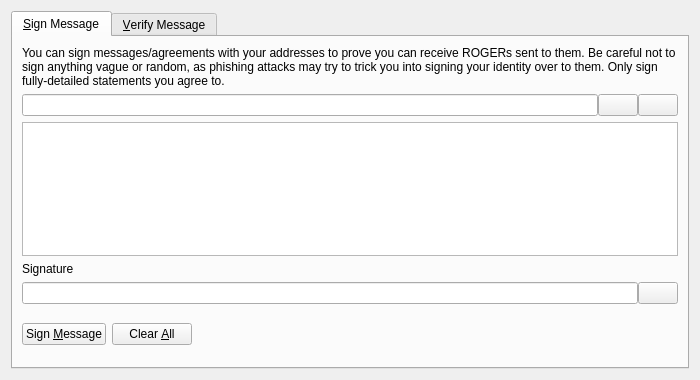
<?xml version="1.0" encoding="UTF-8"?>
<ui version="4.0">
 <class>SignVerifyMessageDialog</class>
 <widget class="QDialog" name="SignVerifyMessageDialog">
  <property name="geometry">
   <rect>
    <x>0</x>
    <y>0</y>
    <width>700</width>
    <height>380</height>
   </rect>
  </property>
  <property name="windowTitle">
   <string>Signatures - Sign / Verify a Message</string>
  </property>
  <property name="modal">
   <bool>true</bool>
  </property>
  <layout class="QVBoxLayout" name="verticalLayout">
   <item>
    <widget class="QTabWidget" name="tabWidget">
     <property name="currentIndex">
      <number>0</number>
     </property>
     <widget class="QWidget" name="tabSignMessage">
      <attribute name="title">
       <string>&amp;Sign Message</string>
      </attribute>
      <layout class="QVBoxLayout" name="verticalLayout_SM">
       <item>
        <widget class="QLabel" name="infoLabel_SM">
         <property name="text">
          <string>You can sign messages/agreements with your addresses to prove you can receive ROGERs sent to them. Be careful not to sign anything vague or random, as phishing attacks may try to trick you into signing your identity over to them. Only sign fully-detailed statements you agree to.</string>
         </property>
         <property name="textFormat">
          <enum>Qt::PlainText</enum>
         </property>
         <property name="wordWrap">
          <bool>true</bool>
         </property>
        </widget>
       </item>
       <item>
        <layout class="QHBoxLayout" name="horizontalLayout_1_SM">
         <property name="spacing">
          <number>0</number>
         </property>
         <item>
          <widget class="QValidatedLineEdit" name="addressIn_SM">
           <property name="toolTip">
            <string>The ROGER address to sign the message with</string>
           </property>
          </widget>
         </item>
         <item>
          <widget class="QPushButton" name="addressBookButton_SM">
           <property name="toolTip">
            <string>Choose previously used address</string>
           </property>
           <property name="text">
            <string/>
           </property>
           <property name="icon">
            <iconset resource="../bitcoin.qrc">
             <normaloff>:/icons/address-book</normaloff>:/icons/address-book</iconset>
           </property>
           <property name="shortcut">
            <string>Alt+A</string>
           </property>
           <property name="autoDefault">
            <bool>false</bool>
           </property>
          </widget>
         </item>
         <item>
          <widget class="QPushButton" name="pasteButton_SM">
           <property name="toolTip">
            <string>Paste address from clipboard</string>
           </property>
           <property name="text">
            <string/>
           </property>
           <property name="icon">
            <iconset resource="../bitcoin.qrc">
             <normaloff>:/icons/editpaste</normaloff>:/icons/editpaste</iconset>
           </property>
           <property name="shortcut">
            <string>Alt+P</string>
           </property>
           <property name="autoDefault">
            <bool>false</bool>
           </property>
          </widget>
         </item>
        </layout>
       </item>
       <item>
        <widget class="QPlainTextEdit" name="messageIn_SM">
         <property name="toolTip">
          <string>Enter the message you want to sign here</string>
         </property>
        </widget>
       </item>
       <item>
        <widget class="QLabel" name="signatureLabel_SM">
         <property name="text">
          <string>Signature</string>
         </property>
         <property name="textFormat">
          <enum>Qt::PlainText</enum>
         </property>
        </widget>
       </item>
       <item>
        <layout class="QHBoxLayout" name="horizontalLayout_2_SM">
         <property name="spacing">
          <number>0</number>
         </property>
         <item>
          <widget class="QLineEdit" name="signatureOut_SM">
           <property name="font">
            <font>
             <italic>true</italic>
            </font>
           </property>
           <property name="readOnly">
            <bool>true</bool>
           </property>
          </widget>
         </item>
         <item>
          <widget class="QPushButton" name="copySignatureButton_SM">
           <property name="toolTip">
            <string>Copy the current signature to the system clipboard</string>
           </property>
           <property name="text">
            <string/>
           </property>
           <property name="icon">
            <iconset resource="../bitcoin.qrc">
             <normaloff>:/icons/editcopy</normaloff>:/icons/editcopy</iconset>
           </property>
           <property name="autoDefault">
            <bool>false</bool>
           </property>
          </widget>
         </item>
        </layout>
       </item>
       <item>
        <layout class="QHBoxLayout" name="horizontalLayout_3_SM">
         <item>
          <widget class="QPushButton" name="signMessageButton_SM">
           <property name="toolTip">
            <string>Sign the message to prove you own this ROGER address</string>
           </property>
           <property name="text">
            <string>Sign &amp;Message</string>
           </property>
           <property name="icon">
            <iconset resource="../bitcoin.qrc">
             <normaloff>:/icons/edit</normaloff>:/icons/edit</iconset>
           </property>
           <property name="autoDefault">
            <bool>false</bool>
           </property>
          </widget>
         </item>
         <item>
          <widget class="QPushButton" name="clearButton_SM">
           <property name="toolTip">
            <string>Reset all sign message fields</string>
           </property>
           <property name="text">
            <string>Clear &amp;All</string>
           </property>
           <property name="icon">
            <iconset resource="../bitcoin.qrc">
             <normaloff>:/icons/remove</normaloff>:/icons/remove</iconset>
           </property>
           <property name="autoDefault">
            <bool>false</bool>
           </property>
          </widget>
         </item>
         <item>
          <spacer name="horizontalSpacer_1_SM">
           <property name="orientation">
            <enum>Qt::Horizontal</enum>
           </property>
           <property name="sizeHint" stdset="0">
            <size>
             <width>40</width>
             <height>48</height>
            </size>
           </property>
          </spacer>
         </item>
         <item>
          <widget class="QLabel" name="statusLabel_SM">
           <property name="font">
            <font>
             <weight>75</weight>
             <bold>true</bold>
            </font>
           </property>
           <property name="text">
            <string/>
           </property>
           <property name="wordWrap">
            <bool>true</bool>
           </property>
          </widget>
         </item>
         <item>
          <spacer name="horizontalSpacer_2_SM">
           <property name="orientation">
            <enum>Qt::Horizontal</enum>
           </property>
           <property name="sizeHint" stdset="0">
            <size>
             <width>40</width>
             <height>48</height>
            </size>
           </property>
          </spacer>
         </item>
        </layout>
       </item>
      </layout>
     </widget>
     <widget class="QWidget" name="tabVerifyMessage">
      <attribute name="title">
       <string>&amp;Verify Message</string>
      </attribute>
      <layout class="QVBoxLayout" name="verticalLayout_VM">
       <item>
        <widget class="QLabel" name="infoLabel_VM">
         <property name="text">
          <string>Enter the receiver's address, message (ensure you copy line breaks, spaces, tabs, etc. exactly) and signature below to verify the message. Be careful not to read more into the signature than what is in the signed message itself, to avoid being tricked by a man-in-the-middle attack. Note that this only proves the signing party receives with the address, it cannot prove sendership of any transaction!</string>
         </property>
         <property name="textFormat">
          <enum>Qt::PlainText</enum>
         </property>
         <property name="alignment">
          <set>Qt::AlignLeading|Qt::AlignLeft|Qt::AlignTop</set>
         </property>
         <property name="wordWrap">
          <bool>true</bool>
         </property>
        </widget>
       </item>
       <item>
        <layout class="QHBoxLayout" name="horizontalLayout_1_VM">
         <property name="spacing">
          <number>0</number>
         </property>
         <item>
          <widget class="QValidatedLineEdit" name="addressIn_VM">
           <property name="toolTip">
            <string>The ROGER address the message was signed with</string>
           </property>
          </widget>
         </item>
         <item>
          <widget class="QPushButton" name="addressBookButton_VM">
           <property name="toolTip">
            <string>Choose previously used address</string>
           </property>
           <property name="text">
            <string/>
           </property>
           <property name="icon">
            <iconset resource="../bitcoin.qrc">
             <normaloff>:/icons/address-book</normaloff>:/icons/address-book</iconset>
           </property>
           <property name="shortcut">
            <string>Alt+A</string>
           </property>
           <property name="autoDefault">
            <bool>false</bool>
           </property>
          </widget>
         </item>
        </layout>
       </item>
       <item>
        <widget class="QPlainTextEdit" name="messageIn_VM"/>
       </item>
       <item>
        <widget class="QValidatedLineEdit" name="signatureIn_VM"/>
       </item>
       <item>
        <layout class="QHBoxLayout" name="horizontalLayout_2_VM">
         <item>
          <widget class="QPushButton" name="verifyMessageButton_VM">
           <property name="toolTip">
            <string>Verify the message to ensure it was signed with the specified ROGER address</string>
           </property>
           <property name="text">
            <string>Verify &amp;Message</string>
           </property>
           <property name="icon">
            <iconset resource="../bitcoin.qrc">
             <normaloff>:/icons/transaction_0</normaloff>:/icons/transaction_0</iconset>
           </property>
           <property name="autoDefault">
            <bool>false</bool>
           </property>
          </widget>
         </item>
         <item>
          <widget class="QPushButton" name="clearButton_VM">
           <property name="toolTip">
            <string>Reset all verify message fields</string>
           </property>
           <property name="text">
            <string>Clear &amp;All</string>
           </property>
           <property name="icon">
            <iconset resource="../bitcoin.qrc">
             <normaloff>:/icons/remove</normaloff>:/icons/remove</iconset>
           </property>
           <property name="autoDefault">
            <bool>false</bool>
           </property>
          </widget>
         </item>
         <item>
          <spacer name="horizontalSpacer_1_VM">
           <property name="orientation">
            <enum>Qt::Horizontal</enum>
           </property>
           <property name="sizeHint" stdset="0">
            <size>
             <width>40</width>
             <height>48</height>
            </size>
           </property>
          </spacer>
         </item>
         <item>
          <widget class="QLabel" name="statusLabel_VM">
           <property name="font">
            <font>
             <weight>75</weight>
             <bold>true</bold>
            </font>
           </property>
           <property name="text">
            <string/>
           </property>
           <property name="wordWrap">
            <bool>true</bool>
           </property>
          </widget>
         </item>
         <item>
          <spacer name="horizontalSpacer_2_VM">
           <property name="orientation">
            <enum>Qt::Horizontal</enum>
           </property>
           <property name="sizeHint" stdset="0">
            <size>
             <width>40</width>
             <height>48</height>
            </size>
           </property>
          </spacer>
         </item>
        </layout>
       </item>
      </layout>
     </widget>
    </widget>
   </item>
  </layout>
 </widget>
 <customwidgets>
  <customwidget>
   <class>QValidatedLineEdit</class>
   <extends>QLineEdit</extends>
   <header>qt/qvalidatedlineedit.h</header>
  </customwidget>
 </customwidgets>
 <resources>
  <include location="../bitcoin.qrc"/>
 </resources>
 <connections/>
</ui>
